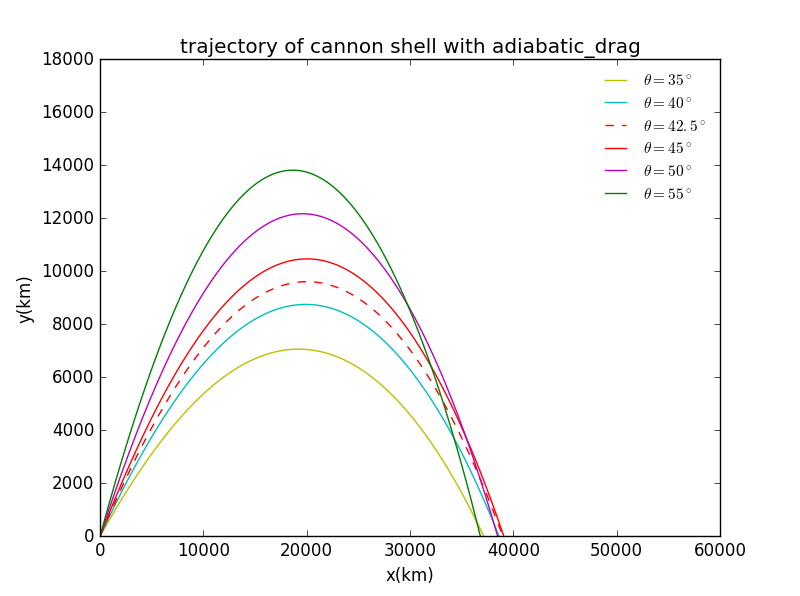

Python code for this plot:
from pylab import *
from math import *

g = 9.8
b2m = 1e-5

class flight_state:
    def __init__(self, _x = 0, _y = 0, _vx = 0, _vy = 0, _t = 0):
        self.x = _x
        self.y = _y
        self.vx = _vx
        self.vy = _vy
        self.t = _t

class cannon:
    def __init__(self, _fs = flight_state(0, 0, 0, 0, 0), _dt = 0.1):
        self.cannon_flight_state = []
        self.cannon_flight_state.append(_fs)
        self.dt = _dt
        #print self.cannon_flight_state[-1].x, self.cannon_flight_state[-1].y, self.cannon_flight_state[-1].vx, self.cannon_flight_state[-1].vy

    def next_state(self, current_state):
        global g
        next_x = current_state.x + current_state.vx * self.dt
        next_vx = current_state.vx
        next_y = current_state.y + current_state.vy * self.dt
        next_vy = current_state.vy - g * self.dt
        next_t = current_state.t + self.dt
        #print next_x, next_y
        return flight_state(next_x, next_y, next_vx, next_vy, next_t)

    def shoot(self):
        while not(self.cannon_flight_state[-1].y < 0):
            self.cannon_flight_state.append(self.next_state(self.cannon_flight_state[-1]))
        r = - self.cannon_flight_state[-2].y / self.cannon_flight_state[-1].y
        self.cannon_flight_state[-1].x = (self.cannon_flight_state[-2].x + r * self.cannon_flight_state[-1].x) / (r + 1)
        self.cannon_flight_state[-1].y = 0
        #print self.cannon_flight_state[-1].x, self.cannon_flight_state[-1].y, self.cannon_flight_state[-1].vx, self.cannon_flight_state[-1].vy


    def show_trajectory(self):
        global x,y        
        x = []
        y = []
        for fs in self.cannon_flight_state:
            x.append(fs.x)
            y.append(fs.y)


class adiabatic_drag_cannon(cannon):
    def next_state(self, current_state):
        global g, b2m
        factor = (1 - 6.5e-3 * current_state.y / 288.15) ** 2.5
        v = sqrt(current_state.vx * current_state.vx + current_state.vy * current_state.vy)
        next_x = current_state.x + current_state.vx * self.dt
        next_vx = current_state.vx - b2m * v * current_state.vx * self.dt * factor
        next_y = current_state.y + current_state.vy * self.dt
        next_vy = current_state.vy - g * self.dt - b2m * v * current_state.vy * self.dt
        #print next_x, next_y
        return flight_state(next_x, next_y, next_vx, next_vy, current_state.t + self.dt)

d = adiabatic_drag_cannon(flight_state(0, 0, 700*cos(pi*35/180), 700*sin(pi*35/180), 0), _dt = 0.1)
d.shoot()
d.show_trajectory()
plot(x,y,'y',label=r'$\theta=35^\circ$')
legend(loc='best',prop={'size':11},frameon=False)
d_final=x[-1]

d = adiabatic_drag_cannon(flight_state(0, 0, 700*cos(pi*40/180), 700*sin(pi*40/180), 0), _dt = 0.1)
d.shoot()
d.show_trajectory()
plot(x,y,'c',label=r'$\theta=40^\circ$')
legend(loc='best',prop={'size':11},frameon=False)
d_final=x[-1]

d = adiabatic_drag_cannon(flight_state(0, 0, 700*cos(pi*42.5/180), 700*sin(pi*42.5/180), 0), _dt = 0.1)
d.shoot()
d.show_trajectory()
plot(x,y,'r--',label=r'$\theta=42.5^\circ$')
legend(loc='best',prop={'size':11},frameon=False)
d_final=x[-1]

d = adiabatic_drag_cannon(flight_state(0, 0, 700*cos(pi*45/180), 700*sin(pi*45/180), 0), _dt = 0.1)
d.shoot()
d.show_trajectory()
plot(x,y,'r',label=r'$\theta=45^\circ$')
legend(loc='best',prop={'size':11},frameon=False)
d_final=x[-1]

d = adiabatic_drag_cannon(flight_state(0, 0, 700*cos(pi*50/180), 700*sin(pi*50/180), 0), _dt = 0.1)
d.shoot()
d.show_trajectory()
plot(x,y,'m',label=r'$\theta=50^\circ$')
legend(loc='best',prop={'size':11},frameon=False)
d_final=x[-1]



d = adiabatic_drag_cannon(flight_state(0, 0, 700*cos(pi*55/180), 700*sin(pi*55/180), 0), _dt = 0.1)
d.shoot()
d.show_trajectory()
plot(x,y,'g',label=r'$\theta=55^\circ$')
legend(loc='best',prop={'size':11},frameon=False)
d_final=x[-1]


title('trajectory of cannon shell with adiabatic_drag')
xlabel('x(km)')
ylabel('y(km)')
xlim(0,60000)
ylim(0,18000)
show()
